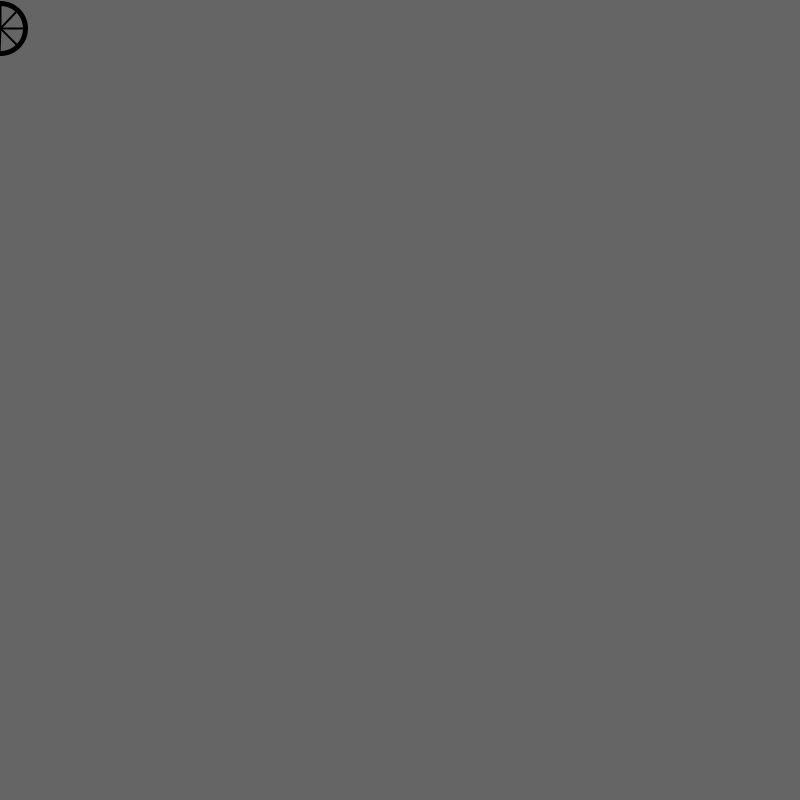
Frame 1 (no input)
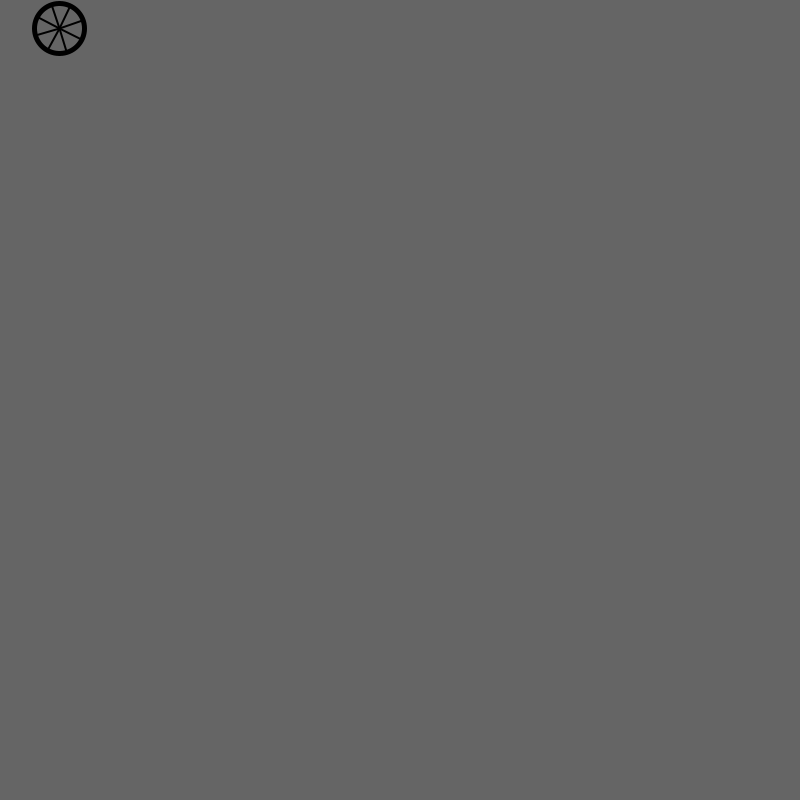
Frame 60 (the mouse pressed at the canvas centre just before this capture)
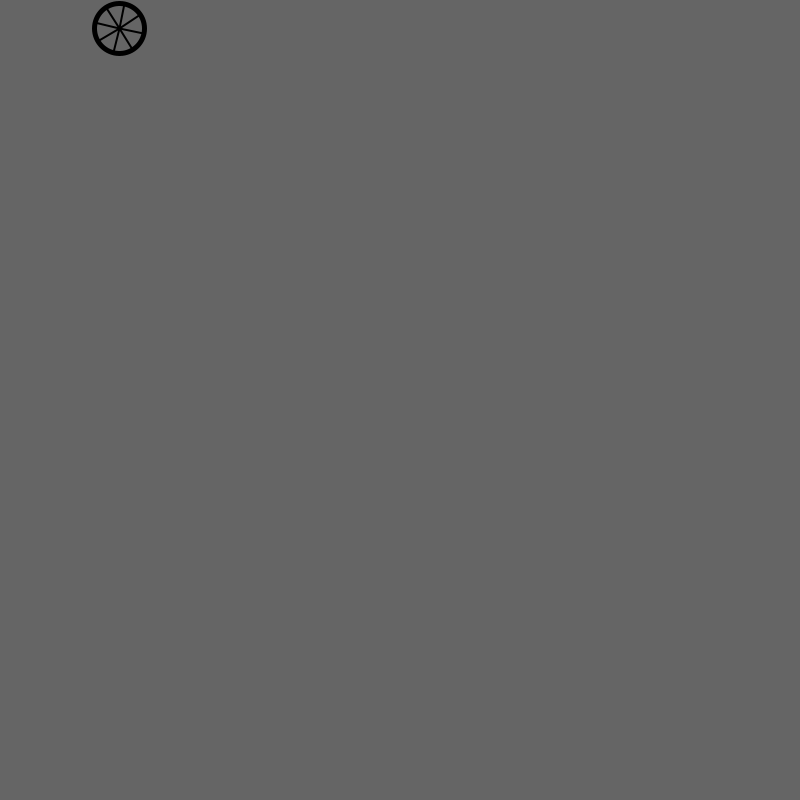
Frame 120 (the mouse held since frame 60 and released just before this capture)

The Processing sketch that drew these frames (run headless with seeded random() and noise(); from frame 60 on, the mouse is pressed at the canvas centre):

// Processing sketch: processing_131020
// ── processing_131020.pde

int x = 0;
int y = 266;
int z = 532;
int wheelx = 0;
int wheely =28;
float deg = 0;
float angle;
float angle2;
float angle3;
float angle4;
float angle5;
float angle6;
float angle7;
float angle8;


void setup(){
  size(800,800);
  background(101);
}

void draw (){
  background(101);
  wheel(wheelx,wheely);
    wheelx=wheelx+1;
  if(wheelx>=800){
  wheely=wheely+50;
  wheelx=0;
  }

}

  
void wheel (int xcord,int ycord){
float angle = radians(deg);
float angle2= radians(deg+45);
float angle3= radians(deg+2*(45));
float angle4= radians(deg+3*(45));
float angle5= radians(deg+4*(45));
float angle6= radians(deg+5*(45));
float angle7= radians(deg+6*(45));
float angle8= radians(deg+7*(45));
noFill();
strokeWeight(5);
ellipse(xcord,ycord,50,50);
strokeWeight(2);
line(xcord,ycord,xcord+(25*cos(angle)),ycord+(25*sin(angle)));
line(xcord,ycord,xcord+(25*cos(angle2)),ycord+(25*sin(angle2)));
line(xcord,ycord,xcord+(25*cos(angle3)),ycord+(25*sin(angle3)));
line(xcord,ycord,xcord+(25*cos(angle4)),ycord+(25*sin(angle4)));
line(xcord,ycord,xcord+(25*cos(angle5)),ycord+(25*sin(angle5)));
line(xcord,ycord,xcord+(25*cos(angle6)),ycord+(25*sin(angle6)));
line(xcord,ycord,xcord+(25*cos(angle7)),ycord+(25*sin(angle7)));
line(xcord,ycord,xcord+(25*cos(angle8)),ycord+(25*sin(angle8)));
deg=deg+2;

}
